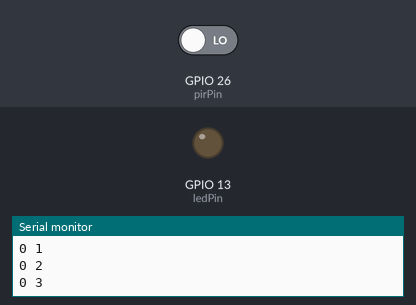
The sketch below on a simulated ESP32. Parts: output pins drawn as LEDs (lit = HIGH), the last lines printed to the serial monitor. The test bench sets the inputs (shaded band); at power-on: GPIO 26 (pirPin) LOW. Storage starts empty.

Above: at 3.8 s.
3.9 s: GPIO 26 (pirPin) driven HIGH
At 4.4 s:
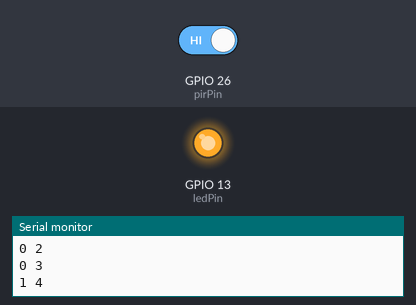
5.5 s: GPIO 26 (pirPin) driven LOW
At 7.2 s:
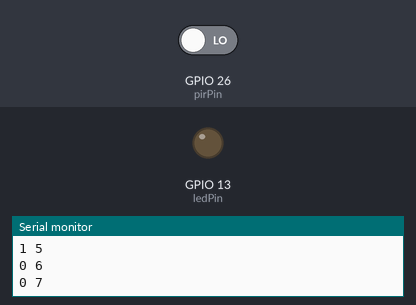
Timing chart, 0 to 8.7 s (numbered marks = the images above; inputs shaded):
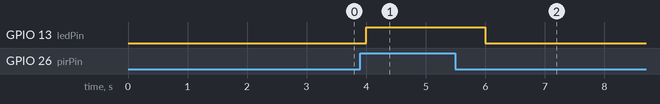

The sketch:

TestMotion.ino
```cpp
/* Example code for HC-SR501 PIR motion sensor with Arduino. More info: www.makerguides.com */

#include <SPI.h>
#include <SD.h>

const int chipSelect = 14;
uint16_t manufac[6] = {0xCC, 0xCC, 0xCC, 0x0A, 0x39, 0x8F};
int previousTime= 0;

// Define connection pins:
#define pirPin 26
#define ledPin 13
// Create variables:
int val = 0;
int mytime=0;
bool motionState = false; // We start with no motion detected.
void setup() {
  // Configure the pins as input or output:
  pinMode(ledPin, OUTPUT);
  pinMode(pirPin, INPUT);
  // Begin serial communication at a baud rate of 9600:
  Serial.begin(9600);
   Serial.print("Initializing SD card...");
  // see if the card is present and can be initialized:
  if (!SD.begin(chipSelect)) {
    Serial.println("Card failed, or not present");
    // don't do anything more:
    while (1);
  }
  Serial.println("card initialized.");

}
void loop() {
  //Serial.println(millis());
  if(millis()-previousTime >=1000){
    previousTime=millis();
    // Read out the pirPin and store as val:
  val = digitalRead(pirPin);

  // If motion is detected (pirPin = HIGH), do the following:
  if (val == HIGH) {
    digitalWrite(ledPin, HIGH); // Turn on the on-board LED.
    // Change the motion state to true (motion detected):
    if (motionState == false) {
    //  Serial.println("Motion detected!");
      motionState = true;
    }
  }
  // If no motion is detected (pirPin = LOW), do the following:
  else {
    digitalWrite(ledPin, LOW); // Turn off the on-board LED.
    // Change the motion state to false (no motion):
    if (motionState == true) {
    //  Serial.println("Motion ended!");
      motionState = false;
    }
  }
   File dataFile = SD.open("/text.txt", FILE_APPEND);
   if (dataFile) {
      dataFile.println(val);
      dataFile.close();
      // print to the serial port too:
      Serial.print(val);
      Serial.print(" ");
      mytime += 1;
      Serial.println(mytime);
    }
    else {
      Serial.println("error opening text.txt");
    }

  //delay(100); // delay 1 second
  }

}
```

Measured:
- after the input at 3.9 s, GPIO 13 (ledPin): LOW → HIGH after 0.10 s
- after the input at 5.5 s, GPIO 13 (ledPin): HIGH → LOW after 0.50 s
